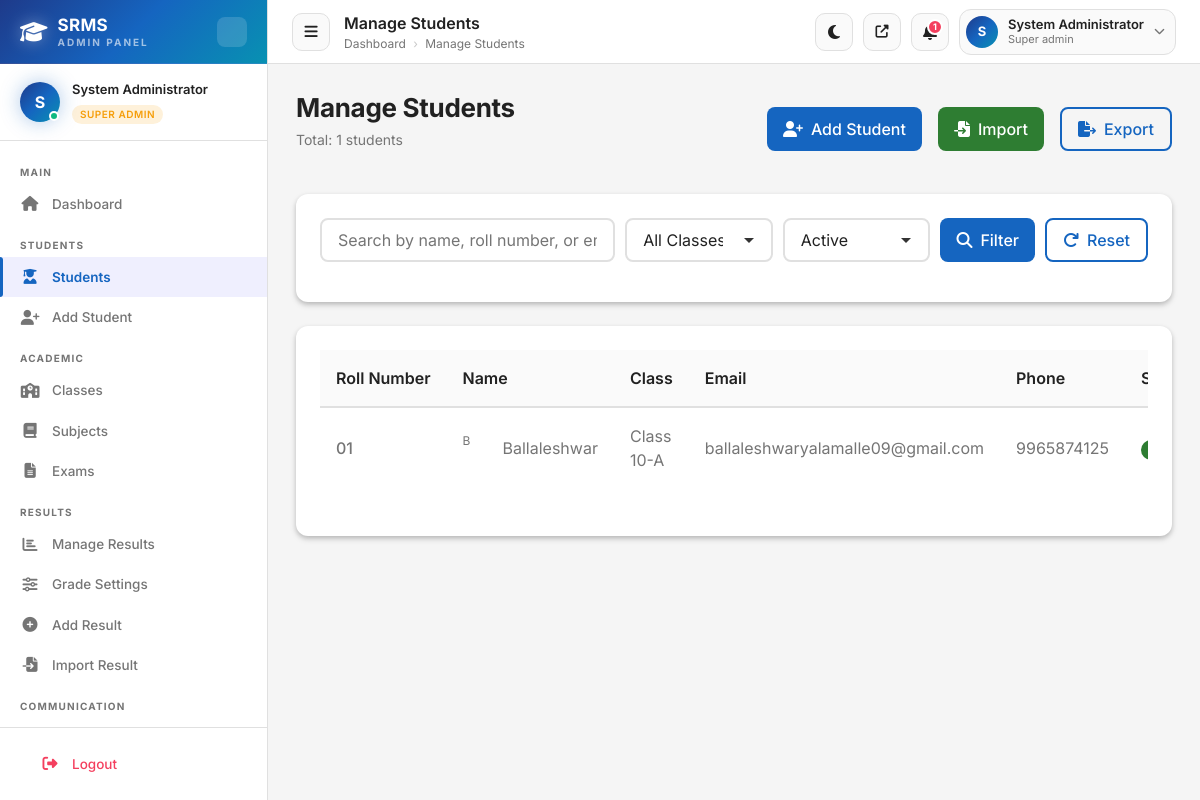
The app's page /admin/students.php (signed in) with its own data.
### tables this page shows
CREATE TABLE `students` (
  `id` int(11) NOT NULL AUTO_INCREMENT,
  `roll_number` varchar(50) NOT NULL,
  `full_name` varchar(100) NOT NULL,
  `email` varchar(100) DEFAULT NULL,
  `phone` varchar(20) DEFAULT NULL,
  `date_of_birth` date DEFAULT NULL,
  `password` varchar(255) NOT NULL,
  `remember_token` varchar(255) DEFAULT NULL,
  `gender` enum('male','female','other') DEFAULT NULL,
  `class_id` int(11) NOT NULL,
  `photo` varchar(255) DEFAULT NULL,
  `address` text DEFAULT NULL,
  `parent_name` varchar(100) DEFAULT NULL,
  `parent_phone` varchar(20) DEFAULT NULL,
  `admission_date` date DEFAULT NULL,
  `status` enum('active','inactive','graduated','transferred') DEFAULT 'active',
  `created_at` timestamp NOT NULL DEFAULT current_timestamp(),
  `updated_at` timestamp NOT NULL DEFAULT current_timestamp() ON UPDATE current_timestamp(),
  PRIMARY KEY (`id`),
  UNIQUE KEY `roll_number` (`roll_number`),
  UNIQUE KEY `email` (`email`),
  KEY `idx_class_id` (`class_id`),
  KEY `idx_status` (`status`),
  KEY `idx_name` (`full_name`),
  CONSTRAINT `fk_students_class` FOREIGN KEY (`class_id`) REFERENCES `classes` (`id`) ON UPDATE CASCADE
);

CREATE TABLE `classes` (
  `id` int(11) NOT NULL AUTO_INCREMENT,
  `name` varchar(50) NOT NULL,
  `section` varchar(10) DEFAULT NULL,
  `description` text DEFAULT NULL,
  `academic_year` varchar(20) DEFAULT NULL,
  `status` enum('active','inactive') DEFAULT 'active',
  `created_at` timestamp NOT NULL DEFAULT current_timestamp(),
  `updated_at` timestamp NOT NULL DEFAULT current_timestamp() ON UPDATE current_timestamp(),
  PRIMARY KEY (`id`),
  UNIQUE KEY `name` (`name`),
  KEY `idx_status` (`status`),
  KEY `idx_academic_year` (`academic_year`)
);

### admin/students.php (the view, shortened to what the rows shown need)
<?php
require_once '../includes/auth.php';
require_once 'header.php';
$status_filter = sanitizeInput($_GET['status'] ?? 'active');
$where = ["s.status != 'deleted'"];
$params = [];
if (!empty($status_filter) && $status_filter !== 'all') {
    $where[] = "s.status = ?";
    $params[] = $status_filter;
}
$where_clause = implode(' AND ', $where);
$page = isset($_GET['page']) ? (int)$_GET['page'] : 1;
$per_page = 20;
$offset = ($page - 1) * $per_page;
$sql = "SELECT s.*, c.name as class_name
        FROM students s
        LEFT JOIN classes c ON s.class_id = c.id
        WHERE $where_clause
        ORDER BY s.created_at DESC
        LIMIT $per_page OFFSET $offset";
$students = getRows($conn, $sql, $params);
?>
<div class="page-header">
    <div class="flex justify-between items-center">
        <div>
            <h1 class="page-title">Manage Students</h1>
        </div>
    </div>
</div>
<div class="card">
    <div class="table-responsive">
        <table class="table">
            <thead>
                <tr>
                    <th>Roll Number</th>
                    <th>Name</th>
                    <th>Class</th>
                    <th>Email</th>
                    <th>Phone</th>
                    <th>Status</th>
                </tr>
            </thead>
            <tbody>
                <?php if (empty($students)): ?>
                <tr>
                    <td colspan="7" class="text-center text-secondary py-xl">
                        No students found
                    </td>
                </tr>
                <?php else: ?>
                    <?php foreach ($students as $student): ?>
                    <tr>
                        <td class="font-medium"><?php echo escape($student['roll_number']); ?></td>
                        <td>
                            <div class="flex items-center gap-sm">
                                <div class="admin-avatar" style="width: 32px; height: 32px; font-size: 12px;">
                                    <?php echo strtoupper(substr($student['full_name'], 0, 1)); ?>
                                </div>
                                <?php echo escape($student['full_name']); ?>
                            </div>
                        </td>
                        <td><?php echo escape($student['class_name'] ?? 'N/A'); ?></td>
                        <td><?php echo escape($student['email']); ?></td>
                        <td><?php echo escape($student['phone'] ?? 'N/A'); ?></td>
                        <td>
                            <span class="badge badge-<?php echo $student['status'] === 'active' ? 'success' : 'secondary'; ?>">
                            </span>
                        </td>
                    </tr>
                    <?php endforeach; ?>
                <?php endif; ?>
            </tbody>
        </table>
    </div>
</div>
<?php
require_once 'footer.php';
?>

### admin/header.php (shortened to what the rows shown need)
<?php
require_once __DIR__ . '/../includes/auth.php';
$current_admin = getCurrentAdmin($conn);
$role_class = 'role-' . ($current_admin['role'] ?? 'viewer');
$role_label = ucfirst(str_replace('_', ' ', $current_admin['role'] ?? 'Staff'));
?>
<!DOCTYPE html>
<html lang="en" data-theme="light">
<head>
    <link rel="stylesheet" href="https://cdnjs.cloudflare.com/ajax/libs/font-awesome/6.5.1/css/all.min.css">
    <link rel="stylesheet" href="../css/variables.css">
    <link rel="stylesheet" href="../css/reset.css">
    <link rel="stylesheet" href="../css/components.css">
    <link rel="stylesheet" href="../css/layout.css">
    <link rel="stylesheet" href="../css/animations.css">
    <link rel="stylesheet" href="../css/admin-premium.css">
</head>
<body>
<div class="admin-layout" id="adminLayout">
    <aside class="admin-sidebar" id="adminSidebar">
        <div class="sidebar-profile">
            <div class="sidebar-profile-avatar">
                <?php echo strtoupper(substr($current_admin['full_name'], 0, 1)); ?>
            </div>
            <div class="sidebar-profile-info">
                <div class="sidebar-profile-name"><?php echo escape($current_admin['full_name']); ?></div>
                <span class="role-badge <?php echo $role_class; ?>"><?php echo $role_label; ?></span>
            </div>
        </div>
    </aside>
    <main class="admin-main" id="adminMain">
        <div class="admin-topbar">
            <div class="topbar-right">
                <div class="dropdown" id="adminChipDropdown">
                    <div class="admin-user-chip dropdown-toggle" data-dropdown-toggle>
                        <div class="admin-avatar-sm">
                            <?php echo strtoupper(substr($current_admin['full_name'], 0, 1)); ?>
                        </div>
                        <div style="line-height:1.2;">
                            <div style="font-size:13px;font-weight:600;color:var(--color-text-primary);"><?php echo escape($current_admin['full_name']); ?></div>
                            <div style="font-size:11px;color:var(--color-text-secondary);"><?php echo $role_label; ?></div>
                        </div>
                        <i class="fas fa-chevron-down" style="font-size:11px;color:var(--color-text-secondary);"></i>
                    </div>
                </div>
            </div>
        </div>
        <div class="admin-content">

### records on screen
students: roll_number "01", full_name "B", full_name "Ballaleshwar", class.name "Class 10-A", email "ballaleshwaryalamalle09@gmail.com", phone "9965874125"

### other values on screen
substr($current_admin['full_name'], 0, 1) "S"
$current_admin['full_name'] "System Administrator"
$role_label "SUPER ADMIN"
$label "Dashboard Students Add Student Classes Subjects Exams Manage Results Grade Settings Add Result Import Result"
$page_title "Manage Students"
min($notif_count, 9) "1"
$role_label "Super admin"
$total_records "1"
